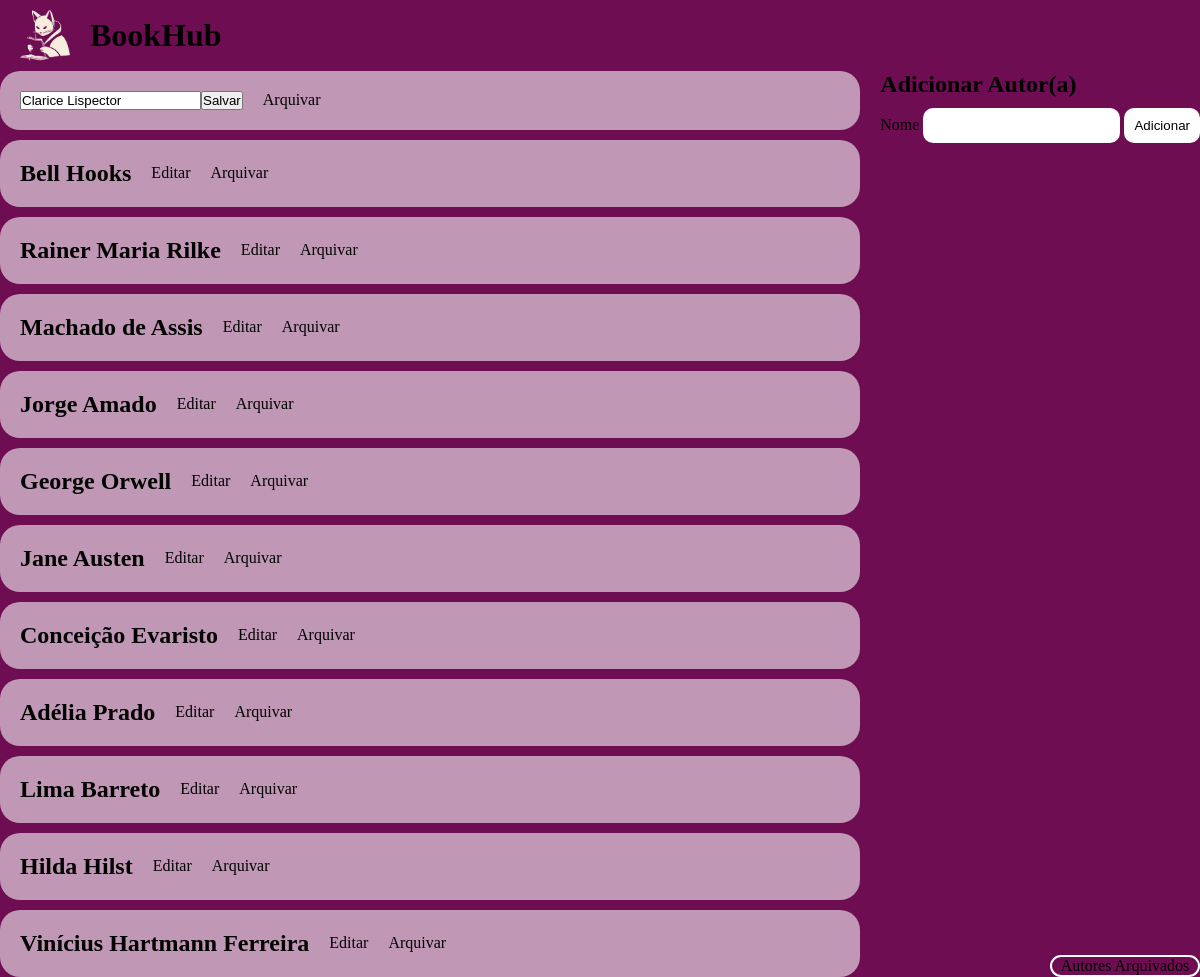
Page /autor/formAddAutor.php?editId=1 on the committed database.
### tables this page shows
CREATE TABLE `autor` (
  `id` int(11) NOT NULL,
  `nome` varchar(120) NOT NULL,
  `arquivado` tinyint(4) NOT NULL DEFAULT 0
);

### autor/formAddAutor.php (the view, shortened to what this page needs)
<!DOCTYPE html>
<html lang="en">
<head>
    <link rel="stylesheet" href="../style.css">
</head>
<body>
    <div class="container">
        <header>
            <div class="logoDiv">
                <a href="../index.php">
                    <img class="logo" src="../image/logo.png" alt="">
                    <h1>BookHub</h1>
                </a>
            </div>
        </header>
        <div class="listagemAutores">
        <main class="mainAutores">
            <div class="listagemAutores">
                <?php
                    $db = new mysqli("localhost", "root", "", "bookhub");
                    $editId = isset($_GET['editId']) ? intval($_GET['editId']) : 0;
                    $query = "SELECT * FROM autor WHERE arquivado = 0";
                    $resultado = $db->query($query);
                    if ($resultado->num_rows > 0) {
                        while($row = $resultado->fetch_assoc()) {
                            $nomeAutor = $row['nome'];
                            $idAutor = $row['id'];
                            if ($editId == $idAutor) {
                                echo "<div class='autorIndividual'>";
                                echo "<form method='POST' action='editAutor.php'>";
                                echo "<input type='text' name='nome' value='$nomeAutor'>";
                                echo "<input type='submit' value='Salvar'>";
                                echo "</form>";
                                echo "<a href='arquivarAutor.php?idAutor=$idAutor&status=1'>Arquivar</a>";
                                echo "</div>";
                            } else {
                                echo "<div class='autorIndividual'>";
                                echo "<h2>" . $nomeAutor . "</h2>";
                                echo "<a href='?editId=$idAutor'>Editar</a> ";
                                echo "<a href='arquivarAutor.php?idAutor=$idAutor&status=1'>Arquivar</a>";
                                echo "</div>";
                            }
                        }
                    } else {
                        echo "<h2>Nenhum autor encontrado.</h2>";
                    }
                    ?>
            </div>
                <div class="direita">
                    <div class="addAutor">
                        <h2>Adicionar Autor(a)</h2>
                        <form method='post' action='addAutor.php'>
                            <label for='nome'>Nome</label>
                            <input type='text' id='nome' required name='nome'>
                            <button type='submit'>Adicionar</button>
                        </form>
                    </div>
                    <div class="containerAutoresArquivados"><a class="autoresArquivados" href="autoresArquivados.php">Autores Arquivados</a></div>
                </div>
        </main>
    </div>
</body>
</html>

### style.css (style rules this page uses)
* { box-sizing: border-box; margin: 0; padding: 0; text-decoration: none; color: black; }
header,footer,main { background-color: #6e0d51; }
html, body { height: 100vh; width: 100%; }
header { width: 100%; display: flex; flex: 1; justify-content: space-between; align-items: center; padding: 10px 20px; color: rgb(0, 0, 0); }
.logoDiv { width: 300px; display: flex; }
.logoDiv a { text-decoration: none; color: black; display: flex; align-items: center; justify-content: center; gap: 20px; }
main { flex: 10; height: 100%; }
.container { display: flex; flex-direction: column; min-height: 100%; }
.logo { width: 50px; }
.logoDiv { display: flex; flex-direction: row; gap: 20px; align-items: center; }
.autorIndividual { display: flex; align-items: center; gap: 20px; background-color: rgba(255, 255, 255, 0.568); border-radius: 20px; padding: 20px; }
.mainAutores { display: flex; gap: 20px; flex: 20; }
.listagemAutores { display: flex; flex: 3; flex-direction: column; gap: 10px; }
.addAutor { flex: 2; display: flex; flex-direction: column; gap: 10px; }
.addAutor input { border: none; border-radius: 10px; background-color: white; padding: 10px; }
.addAutor button { border: none; border-radius: 10px; background-color: white; padding: 10px; cursor: pointer; }
.listagemAutores { flex-direction: column; }
.listagemAutores button { border: none; border-radius: 10px; background-color: white; padding: 10px; cursor: pointer; }
.listagemAutores a { text-decoration: none; color: black; }
.addAutor input::placeholder { color: #321128; }
.mainAutores { min-height: 100%; }
.addAutor { display: flex; flex-direction: column; }
.autoresArquivados { display: flex; align-items: center; justify-content: center; background-color: transparent; border: 2px solid white; border-radius: 30px; width: 150px; }
.containerAutoresArquivados { display: flex; align-items: end; justify-content: end; height: 100%; gap: 10px }
.direita { display: flex; flex-direction: column; min-height: 100%; }

### rows in the picture
autor: nome "Clarice Lispector"
autor: nome "Bell Hooks"
autor: nome "Rainer Maria Rilke"
autor: nome "Machado de Assis"
autor: nome "Jorge Amado"
autor: nome "George Orwell"
autor: nome "Jane Austen"
autor: nome "Conceição Evaristo"
autor: nome "Adélia Prado"
autor: nome "Lima Barreto"
autor: nome "Hilda Hilst"
autor: nome "Vinícius Hartmann Ferreira"
